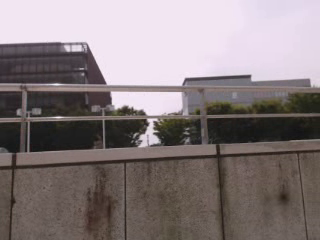
#> input picture frame 47 of recognition_and_tracking/particle_filter/test4.mp4, 320 x 240 px, given in place of the camera
$ python pf_trajectory2_arg.py
#> lines starting #> are read from the running program, lines starting #| are printed output that depends on the picture; after the words box and inside, x2 and y2 are one past the last pixel; in counts of white or black regions, pixels touching at a corner belong together
import numpy as np
import cv2
import copy
from collections import deque
import argparse


#blue
# _LOWER_COLOR = np.array([80, 50, 50])
# _UPPER_COLOR = np.array([110, 255, 255])

#red
_LOWER_COLOR = np.array([0, 50, 50])
_UPPER_COLOR = np.array([10, 255, 255])


class ParticleFilter:

    def __init__(self, frame_size, particle_N):
        self.SAMPLEMAX = particle_N
        self.height = frame_size[0]
        self.width = frame_size[1]

    def initialize(self):
        self.Y = np.random.random(self.SAMPLEMAX) * self.height
        self.X = np.random.random(self.SAMPLEMAX) * self.width

    # Need adjustment for tracking object velocity
    def modeling(self):
        self.Y += np.random.random(self.SAMPLEMAX) * 200 - 100 # 2:1
        self.X += np.random.random(self.SAMPLEMAX) * 200 - 100

    def normalize(self, weight):
        return weight / np.sum(weight)

    def resampling(self, weight):
        index = np.arange(self.SAMPLEMAX)
        sample = []

        # choice by weight
        for i in range(self.SAMPLEMAX):
            idx = np.random.choice(index, p=weight)
            sample.append(idx)
        return sample

    def calcLikelihood(self, image):
        # white space tracking
        mean, std = 250.0, 10.0
        intensity = []

        for i in range(self.SAMPLEMAX):
            y, x = self.Y[i], self.X[i]
            if y >= 0 and y < self.height and x >= 0 and x < self.width:
                intensity.append(image[int(y),int(x)])
            else:
                intensity.append(-1)

        # normal distribution
        weights = 1.0 / np.sqrt(2 * np.pi * std) * np.exp(-(np.array(intensity) - mean)**2 /(2 * std**2))
        weights[intensity == -1] = 0
        weights = self.normalize(weights)
        return weights

    def filtering(self, image):
        self.modeling()
        weights = self.calcLikelihood(image)
        index = self.resampling(weights)
        self.Y = self.Y[index]
        self.X = self.X[index]

        # return COG
        return np.sum(self.Y) / float(len(self.Y)), np.sum(self.X) / float(len(self.X))


def tracking():

    # set some arguments
    parser = argparse.ArgumentParser(description='yolov2_darknet_predict for video')
    parser.add_argument('--video_file', '-v', type=str, default=False,help='path to video')
    parser.add_argument('--camera_ID', '-c', type=int, default=0,help='camera ID')
    # parser.add_argument('--save_name', '-s', type=str, default=False,help='camera ID')
    args = parser.parse_args()

    # load a video file or connect to the web camera
    if not args.video_file == False:
        cap = cv2.VideoCapture(args.video_file)
    else:
        cap = cv2.VideoCapture(args.camera_ID)

    ret, frame = cap.read()
#> frame is the input picture: shape (240, 320, 3); mean B, G, R 125.9, 124.6, 135.2

    particle_N = 1000
    pf = ParticleFilter(frame.shape, particle_N)
    pf.initialize()

    max_points_N = 30
    trajectory_points = deque(maxlen=max_points_N)

    cv2.namedWindow("result")
    cv2.namedWindow("mask")

    while True:

        ret, frame = cap.read()
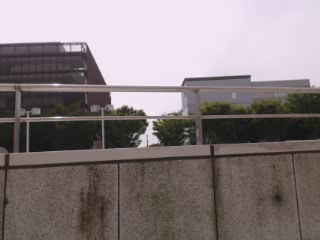
#> input picture frame 48 of recognition_and_tracking/particle_filter/test4.mp4, 320 x 240 px, given in place of the camera
#> frame is the input picture: shape (240, 320, 3); mean B, G, R 126.2, 124.8, 135.3
        # cv2.imshow("frame", frame)
        result_frame = copy.deepcopy(frame)

        hsv = cv2.cvtColor(frame, cv2.COLOR_BGR2HSV)
#> hsv: shape (240, 320, 3); mean H, S, V 72, 34.8, 135.9

        # Threshold the HSV image to get only a color
        mask = cv2.inRange(hsv, _LOWER_COLOR, _UPPER_COLOR)
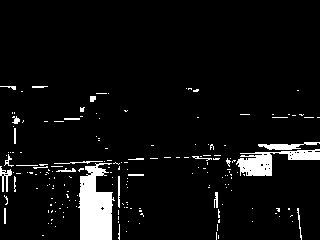
#> mask: shape (240, 320); 6% white; 185 white regions (160 under 20 px), largest, box (x1, y1, x2, y2) and area: (78, 163, 115, 240) 1989, (236, 149, 320, 176) 1014, (258, 142, 320, 150) 247

        # Start Tracking
        y, x = pf.filtering(mask)
#> after the loop in calcLikelihood, `for i in range(self.SAMPLEMAX):`: intensity = 1000 values, max 255 at index 62, min -1 at index 7, mean 8.6
#> in calcLikelihood, `weights = 1.0 / np.sqrt(2 * np.pi * std) * np.exp(-(np.array(intensity..`: weights = 1000 values, max 0.111 at index 62, min 1.98e-138 at index 7, mean 0.0039
#> in calcLikelihood, `weights = self.normalize(weights)`: weights = 1000 values, max 0.0286 at index 62, min 5.07e-139 at index 7, mean 0.001
#> the loop in resampling, `for i in range(self.SAMPLEMAX):` made 1000 passes
#> idx on passes 1 to 3: 400, 577, 156
#> after the loop in resampling, `for i in range(self.SAMPLEMAX):`: sample = 1000 values, max 916 at index 9, min 62 at index 39, mean 535.9
#> in filtering, `index = self.resampling(weights)`: index has the same summary as sample in resampling
#> in filtering, `self.Y = self.Y[index]`: self.Y = 1000 values, max 239.2 at index 21, min 88.43 at index 31, mean 190.9
#> in filtering, `self.X = self.X[index]`: self.X = 1000 values, max 291.1 at index 53, min 69.4 at index 39, mean 133.9
#> y = 190.9; x = 133.9

        # origin is upper left
        frame_size = frame.shape
#> frame_size = (240, 320, 3)
        p_range_x = np.max(pf.X)-np.min(pf.X)
#> p_range_x = 221.7
        p_range_y = np.max(pf.Y)-np.min(pf.Y)
#> p_range_y = 150.8
        # [4 lines of commented-out code are left out]

        for i in range(pf.SAMPLEMAX):
            cv2.circle(result_frame, (int(pf.X[i]), int(pf.Y[i])), 2, (0, 255, 0), -1)
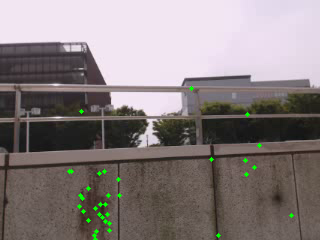
#> result_frame: shape (240, 320, 3); 0.58% of pixels changed, all inside (x1, y1, x2, y2) = (67, 86, 294, 240)

        if p_range_x < 300 and p_range_y < 300:

            center = (int(x), int(y))
#> center = (133, 190)
            cv2.circle(result_frame, center, 10, (255, 0, 0), -1)
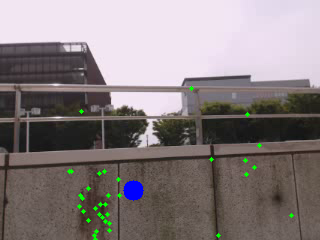
#> result_frame: shape (240, 320, 3); 0.41% of pixels changed, all inside (x1, y1, x2, y2) = (123, 180, 144, 201)
            trajectory_points.appendleft(center)

            for i in range(1, len(trajectory_points)):
                if trajectory_points[i - 1] is None or trajectory_points[i] is None:
                    continue
                cv2.line(result_frame, trajectory_points[i-1], trajectory_points[i], (0, 255, 255), thickness=3)
        else:
            trajectory_points = deque(maxlen=max_points_N)

        cv2.imshow("result", result_frame)
        cv2.imshow("mask", mask)

        if cv2.waitKey(20) & 0xFF == 27:
#> (key Esc is pressed here)
            break
    cap.release()
    cv2.destroyAllWindows()


if __name__ == '__main__':
    tracking()

$ run again, starting later in the video
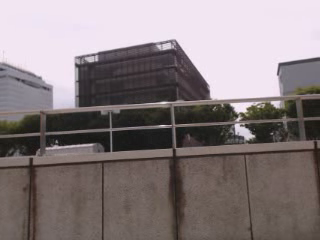
#> input picture frame 212 of recognition_and_tracking/particle_filter/test4.mp4, 320 x 240 px, given in place of the camera
#> in tracking, frame is the input picture: shape (240, 320, 3); mean B, G, R 126.8, 125.3, 135.7
#> hsv: shape (240, 320, 3); mean H, S, V 75, 33.3, 135.6
#> in tracking, `mask = cv2.inRange(hsv, _LOWER_COLOR, _UPPER_COLOR)`:
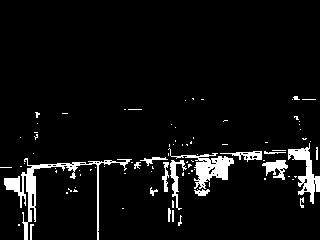
#> mask: shape (240, 320); 5.7% white; 88 white regions (70 under 20 px), largest, box (x1, y1, x2, y2) and area: (4, 158, 132, 240) 1351, (168, 148, 234, 189) 844, (288, 143, 320, 204) 674
#> after the loop in calcLikelihood, `for i in range(self.SAMPLEMAX):`: intensity = 1000 values, max 255 at index 0, min -1 at index 7, mean 7.83
#> in calcLikelihood, `weights = 1.0 / np.sqrt(2 * np.pi * std) * np.exp(-(np.array(intensity..`: weights = 1000 values, max 0.111 at index 0, min 1.98e-138 at index 7, mean 0.00356
#> in calcLikelihood, `weights = self.normalize(weights)`: weights = 1000 values, max 0.0312 at index 0, min 5.55e-139 at index 7, mean 0.001
#> the loop in resampling, `for i in range(self.SAMPLEMAX):` made 1000 passes
#> idx on passes 1 to 3: 372, 563, 117
#> after the loop in resampling, `for i in range(self.SAMPLEMAX):`: sample = 1000 values, max 944 at index 9, min 0 at index 39, mean 501.6
#> index has the same summary as sample in resampling
#> self.Y = 1000 values, max 228.3 at index 22, min 99.52 at index 25, mean 173.8
#> self.X = 1000 values, max 310.4 at index 7, min 20.91 at index 4, mean 154.3
#> y = 173.8; x = 154.3
#> p_range_x = 289.5
#> p_range_y = 128.8
#> center = (154, 173)
#> in tracking, `cv2.circle(result_frame, center, 10, (255, 0, 0), -1)`:
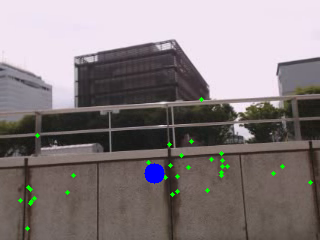
#> result_frame: shape (240, 320, 3); mean B, G, R 126.7, 125.5, 134.3

$ run again, starting later in the video
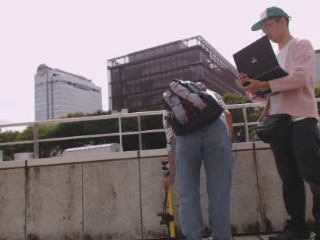
#> input picture frame 377 of recognition_and_tracking/particle_filter/test4.mp4, 320 x 240 px, given in place of the camera
#> in tracking, frame is the input picture: shape (240, 320, 3); mean B, G, R 123.7, 120.3, 130.3
#> hsv: shape (240, 320, 3); mean H, S, V 95.6, 31.2, 132
#> in tracking, `mask = cv2.inRange(hsv, _LOWER_COLOR, _UPPER_COLOR)`:
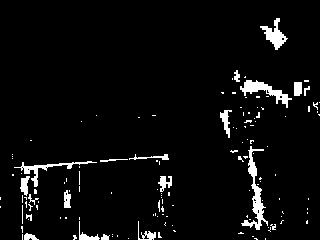
#> mask: shape (240, 320); 4.5% white; 135 white regions (115 under 20 px), largest, box (x1, y1, x2, y2) and area: (241, 146, 268, 230) 590, (240, 80, 292, 108) 459, (260, 18, 288, 50) 348
#> after the loop in calcLikelihood, `for i in range(self.SAMPLEMAX):`: intensity = 1000 values, max 255 at index 1, min -1 at index 7, mean 5.28
#> in calcLikelihood, `weights = 1.0 / np.sqrt(2 * np.pi * std) * np.exp(-(np.array(intensity..`: weights = 1000 values, max 0.111 at index 1, min 1.98e-138 at index 7, mean 0.00245
#> in calcLikelihood, `weights = self.normalize(weights)`: weights = 1000 values, max 0.0455 at index 1, min 8.07e-139 at index 7, mean 0.001
#> the loop in resampling, `for i in range(self.SAMPLEMAX):` made 1000 passes
#> idx on passes 1 to 3: 343, 503, 120
#> after the loop in resampling, `for i in range(self.SAMPLEMAX):`: sample = 1000 values, max 900 at index 9, min 1 at index 39, mean 467.5
#> index has the same summary as sample in resampling
#> self.Y = 1000 values, max 239.2 at index 12, min 33.94 at index 58, mean 145.4
#> self.X = 1000 values, max 300 at index 10, min 29.14 at index 39, mean 190.9
#> y = 145.4; x = 190.9
#> p_range_x = 270.8
#> p_range_y = 205.3
#> center = (190, 145)
#> in tracking, `cv2.circle(result_frame, center, 10, (255, 0, 0), -1)`:
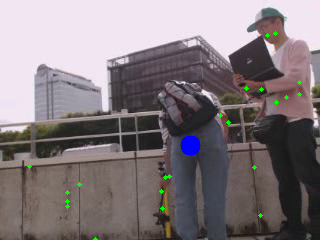
#> result_frame: shape (240, 320, 3); mean B, G, R 124.7, 120.8, 130
